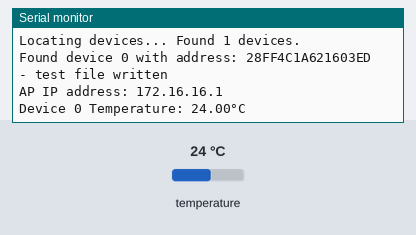
Bench run of a sketch on a simulated ESP32. On the bench: the last lines printed to the serial monitor. The inputs (shaded band) are chosen by the test bench; at power-on: temperature 24 °C. Storage starts empty.

Above: at 1.2 s.
1.3 s: temperature set to 12 °C
At 7.8 s:
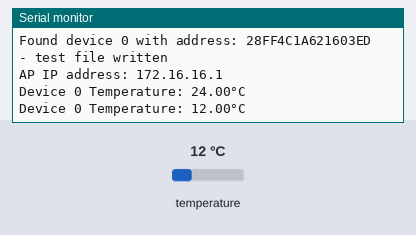
8.1 s: temperature set to 19 °C
At 13.3 s:
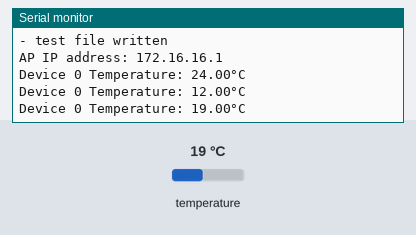
Timing chart, 0 to 14.8 s (numbered marks = the images above; inputs shaded):
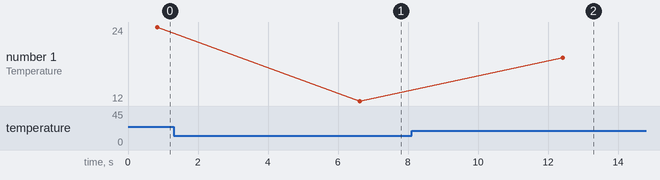

The sketch:

multi-sensor.ino
```cpp
#include <OneWire.h>
#include <DallasTemperature.h>
#include "FS.h"
#include <LittleFS.h>
#include <WiFi.h> // For ESP32
// #include <ESP8266WiFi.h> // Uncomment this for ESP8266 and comment out the above line
#include <WebServer.h> // For ESP32
// #include <ESP8266WebServer.h> // Uncomment this for ESP8266 and comment out the above line

#define FORMAT_LITTLEFS_IF_FAILED true
#define ONE_WIRE_BUS 4

// WiFi settings
const char* ssid = "esp-data";
const char* password = "esp-data";

IPAddress local_IP(172, 16, 16, 1);
IPAddress gateway(172, 16, 16, 1);
IPAddress subnet(255, 255, 255, 0);

OneWire oneWire(ONE_WIRE_BUS);
DallasTemperature sensors(&oneWire);
int numberOfDevices;
DeviceAddress tempDeviceAddress;

WebServer server(80);

void setup() {
  Serial.begin(115200);

  // Start the DS18B20 sensor
  sensors.begin();

  // Count the number of temperature devices found
  numberOfDevices = sensors.getDeviceCount();

  // Locate devices on the bus
  Serial.print("Locating devices... Found ");
  Serial.print(numberOfDevices, DEC);
  Serial.println(" devices.");

  // Print out each device's address
  for (int i = 0; i < numberOfDevices; i++) {
    if (sensors.getAddress(tempDeviceAddress, i)) {
      Serial.print("Found device ");
      Serial.print(i, DEC);
      Serial.print(" with address: ");
      printAddress(tempDeviceAddress);
      Serial.println();
    } else {
      Serial.print("Found ghost device at ");
      Serial.print(i, DEC);
      Serial.println(" but could not detect address. Check power and cabling");
    }
  }

  // Initialize LittleFS
  if (!LittleFS.begin(FORMAT_LITTLEFS_IF_FAILED)) {
    Serial.println("LittleFS Mount Failed");
    return;
  }

  // Create or open the file
  File file = LittleFS.open("/data.txt", FILE_WRITE);
  if (!file) {
    Serial.println("- failed to open file for writing");
    return;
  }
  if (file.print("Sensor data:\n")) {
    Serial.println("- test file written");
  } else {
    Serial.println("- write failed");
  }
  file.close();

  // Set up WiFi access point
  if (!WiFi.softAP(ssid, password)) {
    Serial.println("Failed to start AP");
    return;
  }
  if (!WiFi.softAPConfig(local_IP, gateway, subnet)) {
    Serial.println("AP Config Failed");
    return;
  }
  Serial.print("AP IP address: ");
  Serial.println(WiFi.softAPIP());

  // Start web server
  server.on("/", HTTP_GET, []() {
    File file = LittleFS.open("/data.txt", "r");
    if (!file) {
      server.send(404, "text/plain", "File not found");
      return;
    }
    server.streamFile(file, "text/plain");
    file.close();
  });
  server.begin();
}

void loop() {
  sensors.requestTemperatures();

  File file = LittleFS.open("/data.txt", FILE_APPEND);
  if (!file) {
    Serial.println("- failed to open file for appending");
    return;
  }

  for (int i = 0; i < numberOfDevices; i++) {
    if (sensors.getAddress(tempDeviceAddress, i)) {
      float tempC = sensors.getTempC(tempDeviceAddress);
      Serial.printf("Device %d Temperature: %.2f°C\n", i, tempC);
      file.printf("Device %d Temperature: %.2f°C\n", i, tempC);
    }
  }
  file.close();

  server.handleClient();
  delay(5000); // Wait for 5 seconds before reading the temperature again
}

// Function to print a device address
void printAddress(DeviceAddress deviceAddress) {
  for (uint8_t i = 0; i < 8; i++) {
    if (deviceAddress[i] < 16) Serial.print("0");
    Serial.print(deviceAddress[i], HEX);
  }
}
```

Measured:
- after the input at 1.3 s, the serial monitor: prints a new line after 5.3 s (image 1)
- after the input at 8.1 s, the serial monitor: prints a new line after 4.3 s (image 2)
- plotted number 1: 24 → 12 after the input at 1.3 s, 12 → 19 after the input at 8.1 s
